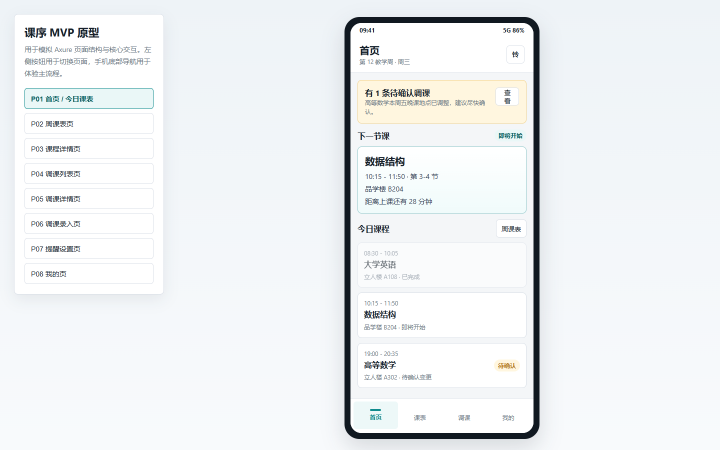
#> input picture assets/course-home.png, 1440 x 900 px (shown at 1/2 size)
$ python crop_course_phones.py
#> lines starting #> are read from the running program, lines starting #| are printed output that depends on the picture
from pathlib import Path

from PIL import Image


ASSETS = Path(__file__).parent / "assets"
CROP = (680, 24, 1088, 888)

for source_name, target_name in (
    ("course-home.png", "course-home-phone.png"),
    ("course-change.png", "course-change-phone.png"),
):
    with Image.open(ASSETS / source_name) as image:
#> image is the input picture: PIL image 1440x900 RGB; mean R, G, B 237.6, 240.5, 242.3
        image.crop(CROP).save(ASSETS / target_name, optimize=True)
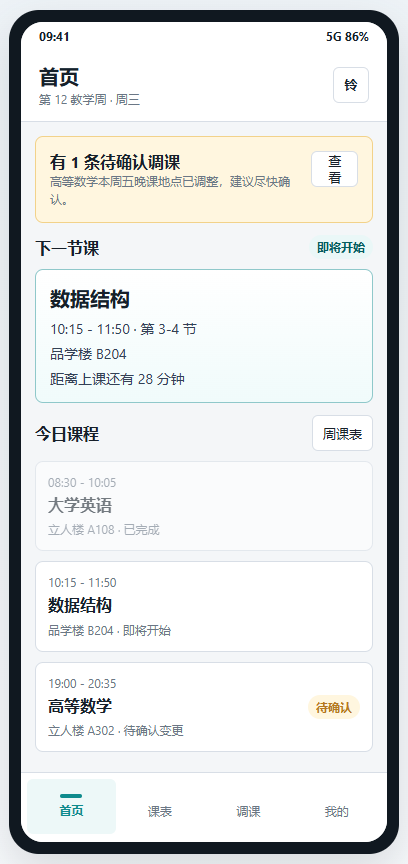
#> saved as course-home-phone.png: PIL image 408x864 RGB; mean R, G, B 224, 226.1, 225.9
#> pass 2 of the loop `for source_name, target_name in (`:
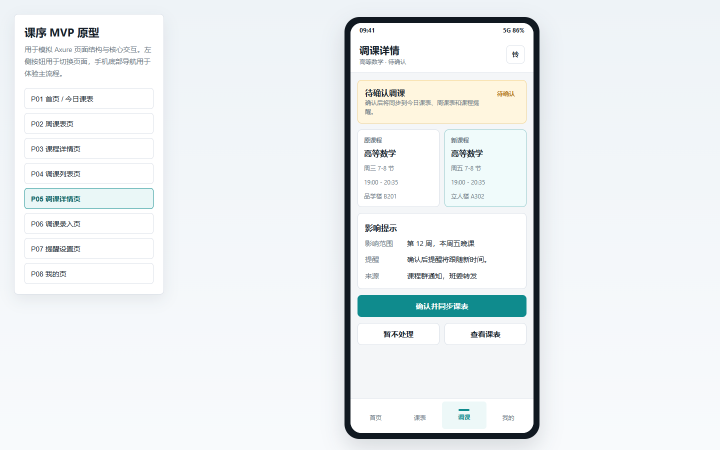
#> input picture assets/course-change.png, 1440 x 900 px (shown at 1/2 size)
#> image is the input picture: PIL image 1440x900 RGB; mean R, G, B 235, 239.2, 241
#> `image.crop(CROP).save(ASSETS / target_name, optimize=True)`:
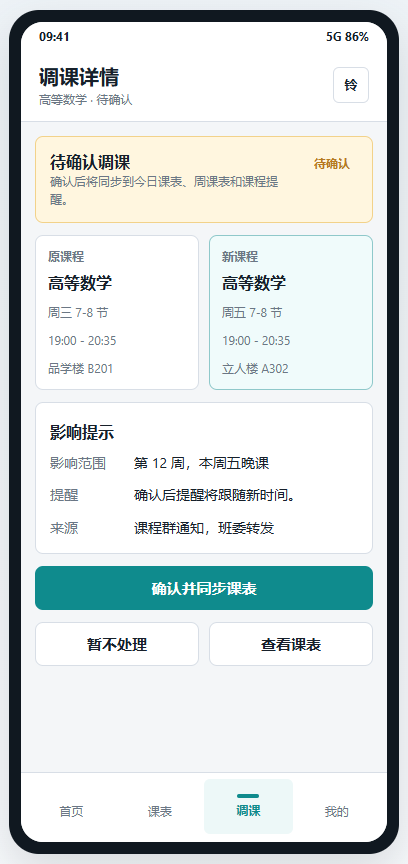
#> saved as course-change-phone.png: PIL image 408x864 RGB; mean R, G, B 214.5, 221.4, 221.2
